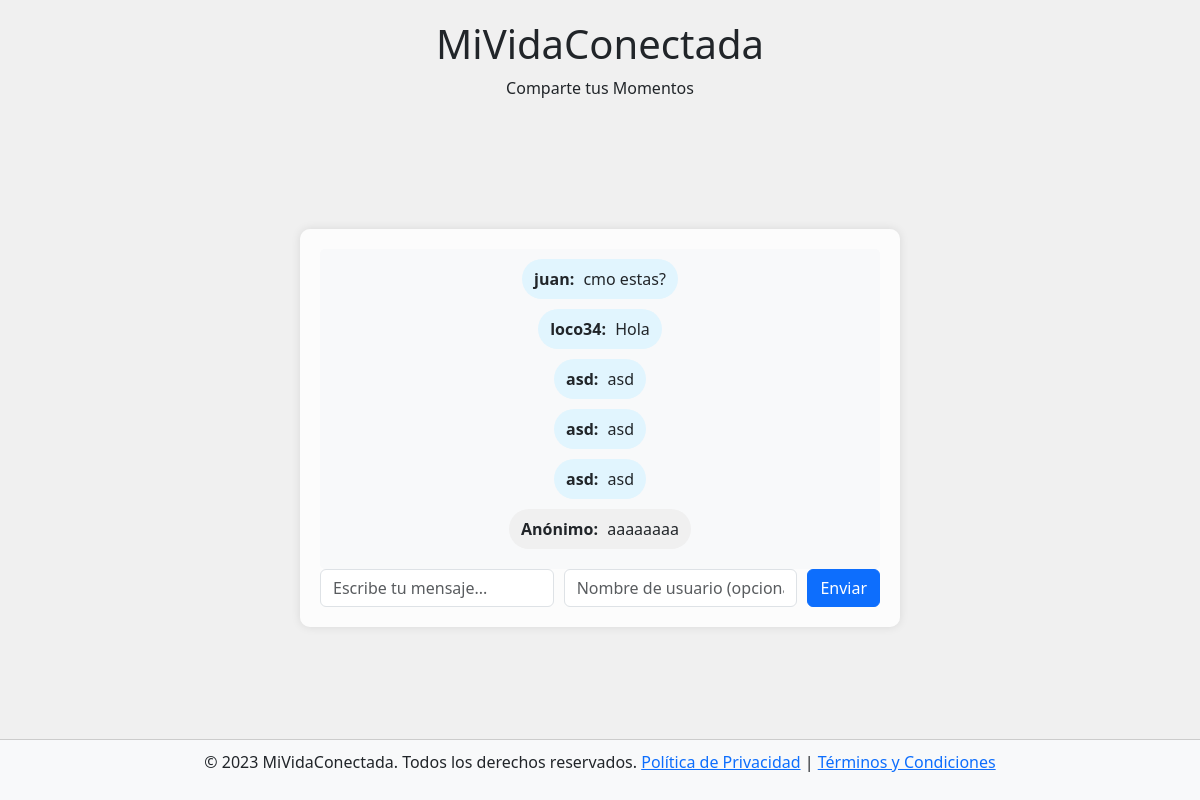
Before: / with the older database file.
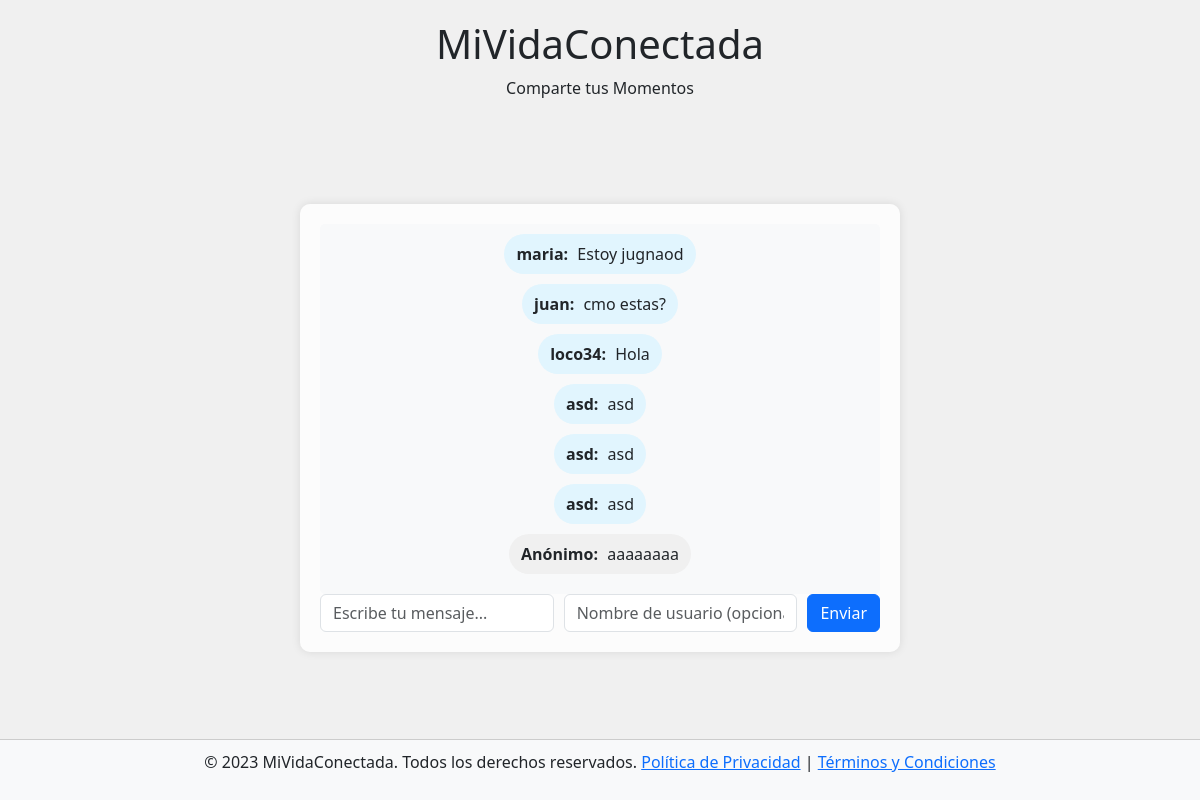
After: the same page with the newer database file.
### chat/models.py (models this page shows)
class Mensaje(models.Model):
    contenido = models.TextField()
    usuario = models.CharField(max_length=50, default='Anonimo')
    fecha_creacion = models.DateTimeField(auto_now_add=True)
    direccion_ip = models.GenericIPAddressField(null=True, blank=True)

### chat/views.py (the view, shortened to what this page needs)
# urls.py: 2. Add a URL to urlpatterns:  path('', views.home, name='home')
def home(request):
    client_ip = request.META.get('HTTP_X_FORWARDED_FOR') or request.META.get('REMOTE_ADDR')
    print("Client IP:", client_ip)
    mensajes = Mensaje.objects.all().order_by('-fecha_creacion')
    if mensajes.count() > 10:
        mensaje_ultimo = mensajes.first()
        mensajes.exclude(pk=mensaje_ultimo.pk).delete()
    mensajes = Mensaje.objects.all().order_by('-fecha_creacion')
    return render(request, 'index.html', {'mensajes': mensajes})

### chat/templates/index.html (shortened to what this page needs)
<!DOCTYPE html>
<html lang="es">
<head>
    <link href="https://cdn.jsdelivr.net/npm/bootstrap@5.3.0/dist/css/bootstrap.min.css" rel="stylesheet">
</head>
<body>
    <header  style="text-align: center; margin-top: 20px;">
        <h1>MiVidaConectada</h1>
        <p>Comparte tus Momentos</p>
    </header>
    <div class="chat-container">
        <div class="chat-messages" id="chat-messages">
            {% for mensaje in mensajes %}
            <div class="message-container">
                <div class="message {% if mensaje.usuario == 'Anónimo' %}anonymous{% endif %}">
                    <strong>{{ mensaje.usuario }}:</strong> {{ mensaje.contenido }}
                </div>
            </div>
            {% endfor %}
        </div>
        <form method="post"  action="{% url 'home' %}">
            <div class="input-container">
                <input type="text" class="form-control" placeholder="Escribe tu mensaje..." name="message-input" id="message-input">
                <input type="text" class="form-control" placeholder="Nombre de usuario (opcional)" name="username-input" id="username-input">
                <button class="btn btn-primary" type="submit" name="send-button" id="send-button">Enviar</button>
            </div>
        </form>
    </div>
    <footer class="footer">
       <p>&copy; 2023 MiVidaConectada. Todos los derechos reservados. <a href="#">Política de Privacidad</a> | <a href="#">Términos y Condiciones</a></p>
    </footer>
</body>
</html>

Changed rows visible on the page:
added Mensaje: usuario "maria", contenido "Estoy jugnaod"
